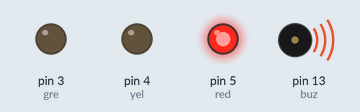
Simulated run of this sketch. Board: Arduino Uno, built with avr-gcc and run on an emulated ATmega328P. On the bench: output pins drawn as LEDs (lit = HIGH), buzzer (waves = sounding, pin HIGH).

Above: at 0.2 s.
At 1.15 s:
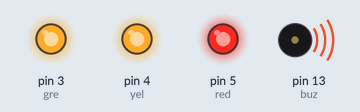
At 3.0 s:
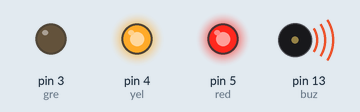
At 4.1 s:
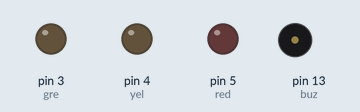
Timing chart, 0 to 5.3 s (numbered marks = the images above):
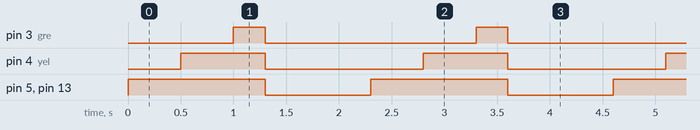

Measured:
- by itself, pin 3 (gre): alternates HIGH for 0.30 s and LOW for 2.0 s
- by itself, pin 4 (yel): alternates HIGH for 0.80 s and LOW for 1.5 s
- by itself, pin 5 (red), pin 13 (buz): alternates HIGH for 1.3 s and LOW for 1.0 s

The sketch:

race_start.ino
```cpp
int red = 5; //initialize digital pin 5
int yel = 4; //initialize digital pin 4
int gre = 3; //initialize digital pin 3
int buz = 13;

int Buzzer(int del){
  //function makes the buzzer beep for a short amount of time
  digitalWrite(buz, HIGH);
  delay(del);
  digitalWrite(buz, LOW);
}


void setup() {
  // put your setup code here, to run once:
  pinMode(red, OUTPUT);
  pinMode(yel, OUTPUT);
  pinMode(gre, OUTPUT);
  pinMode(buz, OUTPUT);

}

void loop() {
  // put your main code here, to run repeatedly:
  digitalWrite(red, HIGH);
  Buzzer(500);
  digitalWrite(yel, HIGH);
  Buzzer(500);
  digitalWrite(gre, HIGH);
  Buzzer(100);
  Buzzer(100);
  Buzzer(100);

  digitalWrite(red, LOW);
  digitalWrite(yel, LOW);
  digitalWrite(gre, LOW);
  delay(1000);

}
```
